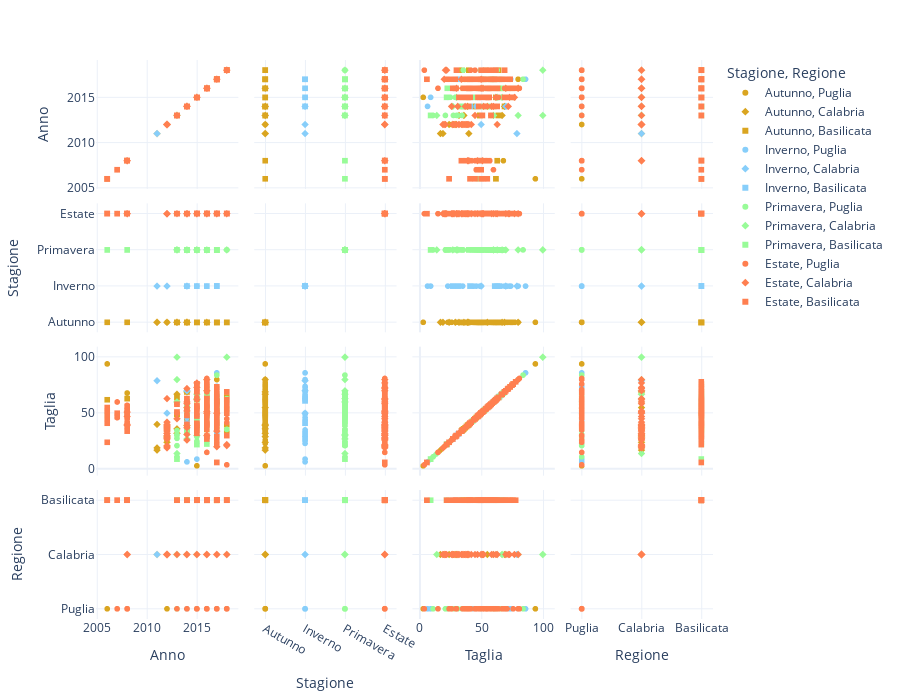

The cell this chart's notebook holds for it:
### Code cell
px.scatter_matrix(df,
                  color='Stagione',
                  symbol='Regione',
                  height=700,
                  template='plotly_white',
                  color_discrete_map={
                      'Autunno': 'goldenrod',
                      'Inverno': 'lightskyblue',
                      'Primavera': 'palegreen',
                      'Estate': 'coral'})

### Figure 1 — Plotly figure (JSON) as saved in the notebook; plotly's stock layout.template omitted (floating-point values rounded to 4 significant figures)
{"data": [{"dimensions": [{"axis": {"matches": true}, "label": "Anno", "values": [2013, 2008, 2015, 2006, 2012, 2014, 2014, 2014, 2015, 2015, 2016, 2016, 2016, 2016, 2016, 2017, 2017, 2017, 2017, 2017]}, {"axis": {"matches": true}, "label": "Stagione", "values": ["Autunno", "Autunno", "Autunno", "Autunno", "Autunno", "Autunno", "Autunno", "Autunno", "Autunno", "Autunno", "Autunno", "Autunno", "Autunno", "Autunno", "Autunno", "Autunno", "Autunno", "Autunno", "Autunno", "Autunno"]}, {"axis": {"matches": true}, "label": "Taglia", "values": [58, 68, 40, 94, 26, 38, 60, 62, 3, 66, 43, 71, 54, 30, 23, 37, 62, 62, 65, 80]}, {"axis": {"matches": true}, "label": "Regione", "values": ["Puglia", "Puglia", "Puglia", "Puglia", "Puglia", "Puglia", "Puglia", "Puglia", "Puglia", "Puglia", "Puglia", "Puglia", "Puglia", "Puglia", "Puglia", "Puglia", "Puglia", "Puglia", "Puglia", "Puglia"]}], "hovertemplate": "Stagione=Autunno<br>Regione=Puglia<br>%{xaxis.title.text}=%{x}<br>%{yaxis.title.text}=%{y}<extra></extra>", "legendgroup": "Autunno, Puglia", "marker": {"color": "goldenrod", "symbol": "circle"}, "name": "Autunno, Puglia", "showlegend": true, "type": "splom"}, {"dimensions": [{"axis": {"matches": true}, "label": "Anno", "values": [2011, 2011, 2011, 2012, 2012, 2013, 2013, 2014, 2014, 2014, 2013, 2014, 2016]}, {"axis": {"matches": true}, "label": "Stagione", "values": ["Autunno", "Autunno", "Autunno", "Autunno", "Autunno", "Autunno", "Autunno", "Autunno", "Autunno", "Autunno", "Autunno", "Autunno", "Autunno"]}, {"axis": {"matches": true}, "label": "Taglia", "values": [19, 17, 40, 24, 29, 36, 32, 39, 39, 69, 67, 55, 80]}, {"axis": {"matches": true}, "label": "Regione", "values": ["Calabria", "Calabria", "Calabria", "Calabria", "Calabria", "Calabria", "Calabria", "Calabria", "Calabria", "Calabria", "Calabria", "Calabria", "Calabria"]}], "hovertemplate": "Stagione=Autunno<br>Regione=Calabria<br>%{xaxis.title.text}=%{x}<br>%{yaxis.title.text}=%{y}<extra></extra>", "legendgroup": "Autunno, Calabria", "marker": {"color": "goldenrod", "symbol": "diamond"}, "name": "Autunno, Calabria", "showlegend": true, "type": "splom"}, {"dimensions": [{"axis": {"matches": true}, "label": "Anno", "values": [2006, 2008, 2013, 2013, 2013, 2014, 2014, 2014, 2014, 2014, 2014, 2014, 2014, 2014, 2015, 2015, 2015, 2015, 2016, 2016, 2016, 2016, 2016, 2016, 2016, 2017, 2017, 2017, 2017, 2017, 2017, 2017, 2017, 2017, 2017, 2018, 2018, 2018, 2018]}, {"axis": {"matches": true}, "label": "Stagione", "values": ["Autunno", "Autunno", "Autunno", "Autunno", "Autunno", "Autunno", "Autunno", "Autunno", "Autunno", "Autunno", "Autunno", "Autunno", "Autunno", "Autunno", "Autunno", "Autunno", "Autunno", "Autunno", "Autunno", "Autunno", "Autunno", "Autunno", "Autunno", "Autunno", "Autunno", "Autunno", "Autunno", "Autunno", "Autunno", "Autunno", "Autunno", "Autunno", "Autunno", "Autunno", "Autunno", "Autunno", "Autunno", "Autunno", "Autunno"]}, {"axis": {"matches": true}, "label": "Taglia", "values": [62, 63, 49, 64, 49, 60, 55, 45, 35, 69, 46, 36, 48, 53, 76, 62, 39.5, 37, 35.5, 67, 48, 73.5, 65, 51, 50, 58, 50, 60, 38, 39, 52.5, 46, 34.5, 50, 61, 34.5, 64, 40, 54]}, {"axis": {"matches": true}, "label": "Regione", "values": ["Basilicata", "Basilicata", "Basilicata", "Basilicata", "Basilicata", "Basilicata", "Basilicata", "Basilicata", "Basilicata", "Basilicata", "Basilicata", "Basilicata", "Basilicata", "Basilicata", "Basilicata", "Basilicata", "Basilicata", "Basilicata", "Basilicata", "Basilicata", "Basilicata", "Basilicata", "Basilicata", "Basilicata", "Basilicata", "Basilicata", "Basilicata", "Basilicata", "Basilicata", "Basilicata", "Basilicata", "Basilicata", "Basilicata", "Basilicata", "Basilicata", "Basilicata", "Basilicata", "Basilicata", "Basilicata"]}], "hovertemplate": "Stagione=Autunno<br>Regione=Basilicata<br>%{xaxis.title.text}=%{x}<br>%{yaxis.title.text}=%{y}<extra></extra>", "legendgroup": "Autunno, Basilicata", "marker": {"color": "goldenrod", "symbol": "square"}, "name": "Autunno, Basilicata", "showlegend": true, "type": "splom"}, {"dimensions": [{"axis": {"matches": true}, "label": "Anno", "values": [2014, 2014, 2014, 2014, 2015, 2015, 2015, 2015, 2016, 2017, 2017, 2017, 2017, 2017]}, {"axis": {"matches": true}, "label": "Stagione", "values": ["Inverno", "Inverno", "Inverno", "Inverno", "Inverno", "Inverno", "Inverno", "Inverno", "Inverno", "Inverno", "Inverno", "Inverno", "Inverno", "Inverno"]}, {"axis": {"matches": true}, "label": "Taglia", "values": [35, 50, 46, 6.5, 44, 9, 49, 23, 80, 74, 71, 73, 69, 86]}, {"axis": {"matches": true}, "label": "Regione", "values": ["Puglia", "Puglia", "Puglia", "Puglia", "Puglia", "Puglia", "Puglia", "Puglia", "Puglia", "Puglia", "Puglia", "Puglia", "Puglia", "Puglia"]}], "hovertemplate": "Stagione=Inverno<br>Regione=Puglia<br>%{xaxis.title.text}=%{x}<br>%{yaxis.title.text}=%{y}<extra></extra>", "legendgroup": "Inverno, Puglia", "marker": {"color": "lightskyblue", "symbol": "circle"}, "name": "Inverno, Puglia", "showlegend": true, "type": "splom"}, {"dimensions": [{"axis": {"matches": true}, "label": "Anno", "values": [2011, 2012, 2014]}, {"axis": {"matches": true}, "label": "Stagione", "values": ["Inverno", "Inverno", "Inverno"]}, {"axis": {"matches": true}, "label": "Taglia", "values": [79, 50, 70]}, {"axis": {"matches": true}, "label": "Regione", "values": ["Calabria", "Calabria", "Calabria"]}], "hovertemplate": "Stagione=Inverno<br>Regione=Calabria<br>%{xaxis.title.text}=%{x}<br>%{yaxis.title.text}=%{y}<extra></extra>", "legendgroup": "Inverno, Calabria", "marker": {"color": "lightskyblue", "symbol": "diamond"}, "name": "Inverno, Calabria", "showlegend": true, "type": "splom"}, {"dimensions": [{"axis": {"matches": true}, "label": "Anno", "values": [2014, 2015, 2016, 2017, 2017, 2017]}, {"axis": {"matches": true}, "label": "Stagione", "values": ["Inverno", "Inverno", "Inverno", "Inverno", "Inverno", "Inverno"]}, {"axis": {"matches": true}, "label": "Taglia", "values": [41, 63, 27, 61, 31.5, 65]}, {"axis": {"matches": true}, "label": "Regione", "values": ["Basilicata", "Basilicata", "Basilicata", "Basilicata", "Basilicata", "Basilicata"]}], "hovertemplate": "Stagione=Inverno<br>Regione=Basilicata<br>%{xaxis.title.text}=%{x}<br>%{yaxis.title.text}=%{y}<extra></extra>", "legendgroup": "Inverno, Basilicata", "marker": {"color": "lightskyblue", "symbol": "square"}, "name": "Inverno, Basilicata", "showlegend": true, "type": "splom"}, {"dimensions": [{"axis": {"matches": true}, "label": "Anno", "values": [2016, 2013, 2013, 2013, 2013, 2013, 2013, 2015, 2015, 2015, 2015, 2016, 2016, 2016, 2017, 2017, 2017, 2017, 2018, 2018, 2018, 2018, 2018, 2018, 2018, 2018, 2018, 2018]}, {"axis": {"matches": true}, "label": "Stagione", "values": ["Primavera", "Primavera", "Primavera", "Primavera", "Primavera", "Primavera", "Primavera", "Primavera", "Primavera", "Primavera", "Primavera", "Primavera", "Primavera", "Primavera", "Primavera", "Primavera", "Primavera", "Primavera", "Primavera", "Primavera", "Primavera", "Primavera", "Primavera", "Primavera", "Primavera", "Primavera", "Primavera", "Primavera"]}, {"axis": {"matches": true}, "label": "Taglia", "values": [68, 34.5, 21, 30, 31, 27.5, 11, 29, 25, 56, 54, 61, 52, 60, 65, 84, 58, 66.5, 21.5, 59, 61.5, 63, 60, 52, 50, 60, 35.5, 49.5]}, {"axis": {"matches": true}, "label": "Regione", "values": ["Puglia", "Puglia", "Puglia", "Puglia", "Puglia", "Puglia", "Puglia", "Puglia", "Puglia", "Puglia", "Puglia", "Puglia", "Puglia", "Puglia", "Puglia", "Puglia", "Puglia", "Puglia", "Puglia", "Puglia", "Puglia", "Puglia", "Puglia", "Puglia", "Puglia", "Puglia", "Puglia", "Puglia"]}], "hovertemplate": "Stagione=Primavera<br>Regione=Puglia<br>%{xaxis.title.text}=%{x}<br>%{yaxis.title.text}=%{y}<extra></extra>", "legendgroup": "Primavera, Puglia", "marker": {"color": "palegreen", "symbol": "circle"}, "name": "Primavera, Puglia", "showlegend": true, "type": "splom"}, {"dimensions": [{"axis": {"matches": true}, "label": "Anno", "values": [2013, 2013, 2014, 2015, 2015, 2016, 2013, 2013, 2013, 2014, 2015, 2018]}, {"axis": {"matches": true}, "label": "Stagione", "values": ["Primavera", "Primavera", "Primavera", "Primavera", "Primavera", "Primavera", "Primavera", "Primavera", "Primavera", "Primavera", "Primavera", "Primavera"]}, {"axis": {"matches": true}, "label": "Taglia", "values": [60, 14, 31, 30, 67, 70, 80, 100, 60, 27, 63, 100]}, {"axis": {"matches": true}, "label": "Regione", "values": ["Calabria", "Calabria", "Calabria", "Calabria", "Calabria", "Calabria", "Calabria", "Calabria", "Calabria", "Calabria", "Calabria", "Calabria"]}], "hovertemplate": "Stagione=Primavera<br>Regione=Calabria<br>%{xaxis.title.text}=%{x}<br>%{yaxis.title.text}=%{y}<extra></extra>", "legendgroup": "Primavera, Calabria", "marker": {"color": "palegreen", "symbol": "diamond"}, "name": "Primavera, Calabria", "showlegend": true, "type": "splom"}, {"dimensions": [{"axis": {"matches": true}, "label": "Anno", "values": [2006, 2008, 2013, 2014, 2014, 2014, 2014, 2015, 2015, 2015, 2016, 2016, 2016, 2016, 2016, 2016, 2016, 2017, 2017, 2017, 2017, 2017, 2017, 2017, 2017, 2017, 2017, 2017]}, {"axis": {"matches": true}, "label": "Stagione", "values": ["Primavera", "Primavera", "Primavera", "Primavera", "Primavera", "Primavera", "Primavera", "Primavera", "Primavera", "Primavera", "Primavera", "Primavera", "Primavera", "Primavera", "Primavera", "Primavera", "Primavera", "Primavera", "Primavera", "Primavera", "Primavera", "Primavera", "Primavera", "Primavera", "Primavera", "Primavera", "Primavera", "Primavera"]}, {"axis": {"matches": true}, "label": "Taglia", "values": [48, 50, 9, 56, 49, 34, 60, 22, 64.5, 45, 68, 40, 55.5, 68, 22.5, 63, 47, 53, 59, 66, 64, 52, 58, 62, 60, 57, 43, 56]}, {"axis": {"matches": true}, "label": "Regione", "values": ["Basilicata", "Basilicata", "Basilicata", "Basilicata", "Basilicata", "Basilicata", "Basilicata", "Basilicata", "Basilicata", "Basilicata", "Basilicata", "Basilicata", "Basilicata", "Basilicata", "Basilicata", "Basilicata", "Basilicata", "Basilicata", "Basilicata", "Basilicata", "Basilicata", "Basilicata", "Basilicata", "Basilicata", "Basilicata", "Basilicata", "Basilicata", "Basilicata"]}], "hovertemplate": "Stagione=Primavera<br>Regione=Basilicata<br>%{xaxis.title.text}=%{x}<br>%{yaxis.title.text}=%{y}<extra></extra>", "legendgroup": "Primavera, Basilicata", "marker": {"color": "palegreen", "symbol": "square"}, "name": "Primavera, Basilicata", "showlegend": true, "type": "splom"}, {"dimensions": [{"axis": {"matches": true}, "label": "Anno", "values": [2007, 2007, 2008, 2008, 2008, 2008, 2008, 2008, 2008, 2008, 2008, 2013, 2014, 2014, 2015, 2015, 2015, 2015, 2015, 2015, 2015, 2015, 2015, 2016, 2016, 2016, 2016, 2016, 2016, 2016, 2016, 2016, 2016, 2016, 2016, 2016, 2016, 2016, 2016, 2016, 2017, 2017, 2017, 2017, 2017, 2017, 2017, 2017, 2018, 2018, 2018, 2018, 2018, 2018, 2018, 2018, 2016, 2016, 2016, 2016, 2016, 2016]}, {"axis": {"matches": true}, "label": "Stagione", "values": ["Estate", "Estate", "Estate", "Estate", "Estate", "Estate", "Estate", "Estate", "Estate", "Estate", "Estate", "Estate", "Estate", "Estate", "Estate", "Estate", "Estate", "Estate", "Estate", "Estate", "Estate", "Estate", "Estate", "Estate", "Estate", "Estate", "Estate", "Estate", "Estate", "Estate", "Estate", "Estate", "Estate", "Estate", "Estate", "Estate", "Estate", "Estate", "Estate", "Estate", "Estate", "Estate", "Estate", "Estate", "Estate", "Estate", "Estate", "Estate", "Estate", "Estate", "Estate", "Estate", "Estate", "Estate", "Estate", "Estate", "Estate", "Estate", "Estate", "Estate", "Estate", "Estate"]}, {"axis": {"matches": true}, "label": "Taglia", "values": [46, 60, 41, 45, 39, 57, 46, 54, 54, 55, 48, 50, 55, 54, 71, 52, 38, 76, 54, 64, 49, 70, 36, 15, 30, 30, 63, 35, 70, 29.5, 40.5, 63, 60, 70, 40, 40, 50, 69, 38.5, 55, 54.5, 61, 39, 36.5, 52, 26, 24, 67, 51.7, 41.5, 60.5, 3.9, 58, 45, 58, 60.5, 37, 80, 61, 39, 55, 81]}, {"axis": {"matches": true}, "label": "Regione", "values": ["Puglia", "Puglia", "Puglia", "Puglia", "Puglia", "Puglia", "Puglia", "Puglia", "Puglia", "Puglia", "Puglia", "Puglia", "Puglia", "Puglia", "Puglia", "Puglia", "Puglia", "Puglia", "Puglia", "Puglia", "Puglia", "Puglia", "Puglia", "Puglia", "Puglia", "Puglia", "Puglia", "Puglia", "Puglia", "Puglia", "Puglia", "Puglia", "Puglia", "Puglia", "Puglia", "Puglia", "Puglia", "Puglia", "Puglia", "Puglia", "Puglia", "Puglia", "Puglia", "Puglia", "Puglia", "Puglia", "Puglia", "Puglia", "Puglia", "Puglia", "Puglia", "Puglia", "Puglia", "Puglia", "Puglia", "Puglia", "Puglia", "Puglia", "Puglia", "Puglia", "Puglia", "Puglia"]}], "hovertemplate": "Stagione=Estate<br>Regione=Puglia<br>%{xaxis.title.text}=%{x}<br>%{yaxis.title.text}=%{y}<extra></extra>", "legendgroup": "Estate, Puglia", "marker": {"color": "coral", "symbol": "circle"}, "name": "Estate, Puglia", "showlegend": true, "type": "splom"}, {"dimensions": [{"axis": {"matches": true}, "label": "Anno", "values": [2012, 2014, 2014, 2015, 2016, 2012, 2013, 2014, 2014, 2014, 2014, 2015, 2016, 2008, 2008, 2008, 2008, 2014, 2015, 2016, 2016, 2016, 2017, 2018, 2018, 2012, 2012, 2012, 2012, 2012, 2012, 2012, 2012, 2012, 2012, 2012, 2012, 2012, 2012, 2012, 2012, 2012, 2012, 2012, 2012, 2017, 2017]}, {"axis": {"matches": true}, "label": "Stagione", "values": ["Estate", "Estate", "Estate", "Estate", "Estate", "Estate", "Estate", "Estate", "Estate", "Estate", "Estate", "Estate", "Estate", "Estate", "Estate", "Estate", "Estate", "Estate", "Estate", "Estate", "Estate", "Estate", "Estate", "Estate", "Estate", "Estate", "Estate", "Estate", "Estate", "Estate", "Estate", "Estate", "Estate", "Estate", "Estate", "Estate", "Estate", "Estate", "Estate", "Estate", "Estate", "Estate", "Estate", "Estate", "Estate", "Estate", "Estate"]}, {"axis": {"matches": true}, "label": "Taglia", "values": [30, 60, 37, 77, 30, 36, 45, 72, 31, 52, 26, 73, 80, 47, 40, 51, 39, 58.5, 62, 50, 70, 51.5, 34, 21, 22, 40, 37, 27, 35, 32, 32, 28, 27, 42, 38, 30, 39, 19, 27, 34, 63, 28, 20, 32, 21, 20, 50]}, {"axis": {"matches": true}, "label": "Regione", "values": ["Calabria", "Calabria", "Calabria", "Calabria", "Calabria", "Calabria", "Calabria", "Calabria", "Calabria", "Calabria", "Calabria", "Calabria", "Calabria", "Calabria", "Calabria", "Calabria", "Calabria", "Calabria", "Calabria", "Calabria", "Calabria", "Calabria", "Calabria", "Calabria", "Calabria", "Calabria", "Calabria", "Calabria", "Calabria", "Calabria", "Calabria", "Calabria", "Calabria", "Calabria", "Calabria", "Calabria", "Calabria", "Calabria", "Calabria", "Calabria", "Calabria", "Calabria", "Calabria", "Calabria", "Calabria", "Calabria", "Calabria"]}], "hovertemplate": "Stagione=Estate<br>Regione=Calabria<br>%{xaxis.title.text}=%{x}<br>%{yaxis.title.text}=%{y}<extra></extra>", "legendgroup": "Estate, Calabria", "marker": {"color": "coral", "symbol": "diamond"}, "name": "Estate, Calabria", "showlegend": true, "type": "splom"}, {"dimensions": [{"axis": {"matches": true}, "label": "Anno", "values": [2006, 2006, 2006, 2006, 2006, 2006, 2007, 2007, 2008, 2008, 2008, 2008, 2008, 2008, 2008, 2008, 2013, 2013, 2014, 2014, 2014, 2015, 2015, 2015, 2015, 2015, 2015, 2015, 2015, 2015, 2015, 2015, 2015, 2015, 2016, 2016, 2016, 2016, 2016, 2016, 2016, 2016, 2016, 2016, 2016, 2016, 2016, 2016, 2016, 2016, 2016, 2016, 2016, 2016, 2016, 2016, 2016, 2016, 2016, 2017, 2017, 2017, 2017, 2017, 2017, 2017, 2017, 2017, 2017, 2017, 2017, 2017, 2017, 2017, 2017, 2017, 2017, 2017, 2017, 2017, 2017, 2017, 2017, 2017, 2017, 2018, 2018, 2018, 2018, 2018, 2018, 2018]}, {"axis": {"matches": true}, "label": "Stagione", "values": ["Estate", "Estate", "Estate", "Estate", "Estate", "Estate", "Estate", "Estate", "Estate", "Estate", "Estate", "Estate", "Estate", "Estate", "Estate", "Estate", "Estate", "Estate", "Estate", "Estate", "Estate", "Estate", "Estate", "Estate", "Estate", "Estate", "Estate", "Estate", "Estate", "Estate", "Estate", "Estate", "Estate", "Estate", "Estate", "Estate", "Estate", "Estate", "Estate", "Estate", "Estate", "Estate", "Estate", "Estate", "Estate", "Estate", "Estate", "Estate", "Estate", "Estate", "Estate", "Estate", "Estate", "Estate", "Estate", "Estate", "Estate", "Estate", "Estate", "Estate", "Estate", "Estate", "Estate", "Estate", "Estate", "Estate", "Estate", "Estate", "Estate", "Estate", "Estate", "Estate", "Estate", "Estate", "Estate", "Estate", "Estate", "Estate", "Estate", "Estate", "Estate", "Estate", "Estate", "Estate", "Estate", "Estate", "Estate", "Estate", "Estate", "Estate", "Estate", "Estate"]}, {"axis": {"matches": true}, "label": "Taglia", "values": [45, 52, 24, 41, 55, 50, 50, 47, 47, 52, 56, 50, 34, 38, 50, 41, 58, 51, 63, 40, 48, 35, 55, 69, 41, 70, 32, 56, 47.5, 76, 49, 54, 56.5, 40, 75, 50, 50, 63, 56.5, 78, 29, 45, 40, 55, 57.5, 40, 41, 40, 58, 49.5, 27, 55, 57, 29, 62, 63, 29.5, 72, 48.5, 41, 44, 59, 48, 6, 67, 42, 51, 61, 49, 66.5, 51, 61, 73.5, 52, 56, 61, 57, 41, 71.5, 64, 22, 52, 60, 29, 58, 57, 30, 62, 61.5, 50, 53.5, 69]}, {"axis": {"matches": true}, "label": "Regione", "values": ["Basilicata", "Basilicata", "Basilicata", "Basilicata", "Basilicata", "Basilicata", "Basilicata", "Basilicata", "Basilicata", "Basilicata", "Basilicata", "Basilicata", "Basilicata", "Basilicata", "Basilicata", "Basilicata", "Basilicata", "Basilicata", "Basilicata", "Basilicata", "Basilicata", "Basilicata", "Basilicata", "Basilicata", "Basilicata", "Basilicata", "Basilicata", "Basilicata", "Basilicata", "Basilicata", "Basilicata", "Basilicata", "Basilicata", "Basilicata", "Basilicata", "Basilicata", "Basilicata", "Basilicata", "Basilicata", "Basilicata", "Basilicata", "Basilicata", "Basilicata", "Basilicata", "Basilicata", "Basilicata", "Basilicata", "Basilicata", "Basilicata", "Basilicata", "Basilicata", "Basilicata", "Basilicata", "Basilicata", "Basilicata", "Basilicata", "Basilicata", "Basilicata", "Basilicata", "Basilicata", "Basilicata", "Basilicata", "Basilicata", "Basilicata", "Basilicata", "Basilicata", "Basilicata", "Basilicata", "Basilicata", "Basilicata", "Basilicata", "Basilicata", "Basilicata", "Basilicata", "Basilicata", "Basilicata", "Basilicata", "Basilicata", "Basilicata", "Basilicata", "Basilicata", "Basilicata", "Basilicata", "Basilicata", "Basilicata", "Basilicata", "Basilicata", "Basilicata", "Basilicata", "Basilicata", "Basilicata", "Basilicata"]}], "hovertemplate": "Stagione=Estate<br>Regione=Basilicata<br>%{xaxis.title.text}=%{x}<br>%{yaxis.title.text}=%{y}<extra></extra>", "legendgroup": "Estate, Basilicata", "marker": {"color": "coral", "symbol": "square"}, "name": "Estate, Basilicata", "showlegend": true, "type": "splom"}], "layout": {"dragmode": "select", "height": 700, "legend": {"title": {"text": "Stagione, Regione"}, "tracegroupgap": 0}, "margin": {"t": 60}}}
